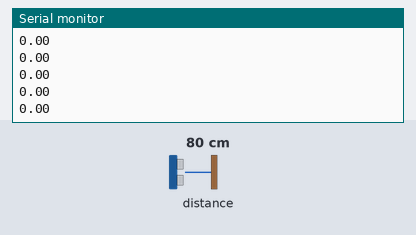
A sketch run on a simulated Arduino Leonardo, built with avr-gcc and run on an emulated ATmega32U4. Shown: the last lines printed to the serial monitor. Inputs (shaded band) come from the test bench; at power-on: distance to the obstacle 80 cm.

Above: at 1.2 s.
1.3 s: distance to the obstacle set to 2 cm
At 1.9 s:
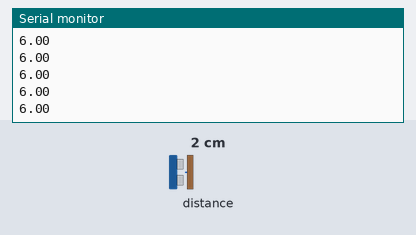
2.8 s: distance to the obstacle set to 18 cm
At 3.4 s:
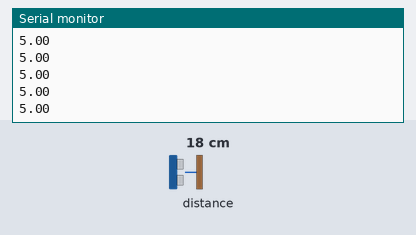
Timing chart, 0 to 5.8 s (numbered marks = the images above; inputs shaded):
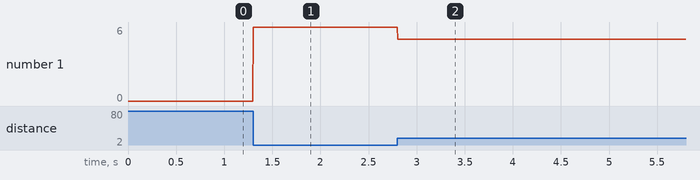

Measured:
- after the input at 1.3 s, the serial monitor: prints a new line at once (image 1)
- after the input at 2.8 s, the serial monitor: prints a new line at once (image 2)
- plotted number 1: 0 → 6 after the input at 1.3 s, 6 → 5 after the input at 2.8 s

The sketch:

TAsk_6.ino
```cpp
//Team : Zaina Qasim, Samantha Shaw

#include <Zumo32U4.h>

Zumo32U4ProximitySensors proxSensors;
Zumo32U4Motors motors;

void setup(){
  Serial.begin(115200);
   proxSensors.initThreeSensors();
}

double getProximity(){
   proxSensors.read(); // Updates proximity sensor buffer
  int a = proxSensors.countsFrontWithRightLeds();
  int b = proxSensors.countsFrontWithLeftLeds();
  double c = (double(a)+b)/2;
  Serial.println(c);
  return c;
}

void loop(){
 getProximity();
 }
```
